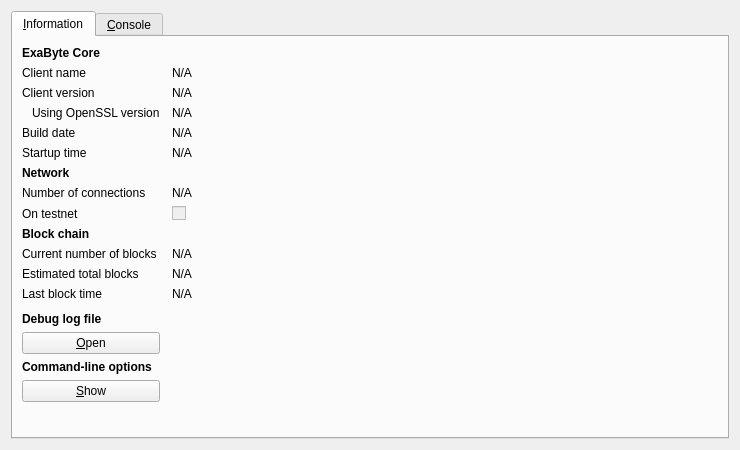
<?xml version="1.0" encoding="UTF-8"?>
<ui version="4.0">
 <class>RPCConsole</class>
 <widget class="QDialog" name="RPCConsole">
  <property name="geometry">
   <rect>
    <x>0</x>
    <y>0</y>
    <width>740</width>
    <height>450</height>
   </rect>
  </property>
  <property name="windowTitle">
   <string>ExaByte - Debug window</string>
  </property>
  <layout class="QVBoxLayout" name="verticalLayout_2">
   <item>
    <widget class="QTabWidget" name="tabWidget">
     <property name="currentIndex">
      <number>0</number>
     </property>
     <widget class="QWidget" name="tab_info">
      <attribute name="title">
       <string>&amp;Information</string>
      </attribute>
      <layout class="QGridLayout" name="gridLayout" columnstretch="0,1">
       <property name="horizontalSpacing">
        <number>12</number>
       </property>
       <item row="0" column="0">
        <widget class="QLabel" name="label_9">
         <property name="font">
          <font>
           <weight>75</weight>
           <bold>true</bold>
          </font>
         </property>
         <property name="text">
          <string>ExaByte Core</string>
         </property>
        </widget>
       </item>
       <item row="1" column="0">
        <widget class="QLabel" name="label_5">
         <property name="text">
          <string>Client name</string>
         </property>
        </widget>
       </item>
       <item row="1" column="1">
        <widget class="QLabel" name="clientName">
         <property name="cursor">
          <cursorShape>IBeamCursor</cursorShape>
         </property>
         <property name="text">
          <string>N/A</string>
         </property>
         <property name="textFormat">
          <enum>Qt::PlainText</enum>
         </property>
         <property name="textInteractionFlags">
          <set>Qt::LinksAccessibleByMouse|Qt::TextSelectableByKeyboard|Qt::TextSelectableByMouse</set>
         </property>
        </widget>
       </item>
       <item row="2" column="0">
        <widget class="QLabel" name="label_6">
         <property name="text">
          <string>Client version</string>
         </property>
        </widget>
       </item>
       <item row="2" column="1">
        <widget class="QLabel" name="clientVersion">
         <property name="cursor">
          <cursorShape>IBeamCursor</cursorShape>
         </property>
         <property name="text">
          <string>N/A</string>
         </property>
         <property name="textFormat">
          <enum>Qt::PlainText</enum>
         </property>
         <property name="textInteractionFlags">
          <set>Qt::LinksAccessibleByMouse|Qt::TextSelectableByKeyboard|Qt::TextSelectableByMouse</set>
         </property>
        </widget>
       </item>
       <item row="3" column="0">
        <widget class="QLabel" name="label_14">
         <property name="text">
          <string>Using OpenSSL version</string>
         </property>
         <property name="indent">
          <number>10</number>
         </property>
        </widget>
       </item>
       <item row="3" column="1">
        <widget class="QLabel" name="openSSLVersion">
         <property name="cursor">
          <cursorShape>IBeamCursor</cursorShape>
         </property>
         <property name="text">
          <string>N/A</string>
         </property>
         <property name="textFormat">
          <enum>Qt::PlainText</enum>
         </property>
         <property name="textInteractionFlags">
          <set>Qt::LinksAccessibleByMouse|Qt::TextSelectableByKeyboard|Qt::TextSelectableByMouse</set>
         </property>
        </widget>
       </item>
       <item row="4" column="0">
        <widget class="QLabel" name="label_12">
         <property name="text">
          <string>Build date</string>
         </property>
        </widget>
       </item>
       <item row="4" column="1">
        <widget class="QLabel" name="buildDate">
         <property name="cursor">
          <cursorShape>IBeamCursor</cursorShape>
         </property>
         <property name="text">
          <string>N/A</string>
         </property>
         <property name="textFormat">
          <enum>Qt::PlainText</enum>
         </property>
         <property name="textInteractionFlags">
          <set>Qt::LinksAccessibleByMouse|Qt::TextSelectableByKeyboard|Qt::TextSelectableByMouse</set>
         </property>
        </widget>
       </item>
       <item row="5" column="0">
        <widget class="QLabel" name="label_13">
         <property name="text">
          <string>Startup time</string>
         </property>
        </widget>
       </item>
       <item row="5" column="1">
        <widget class="QLabel" name="startupTime">
         <property name="cursor">
          <cursorShape>IBeamCursor</cursorShape>
         </property>
         <property name="text">
          <string>N/A</string>
         </property>
         <property name="textFormat">
          <enum>Qt::PlainText</enum>
         </property>
         <property name="textInteractionFlags">
          <set>Qt::LinksAccessibleByMouse|Qt::TextSelectableByKeyboard|Qt::TextSelectableByMouse</set>
         </property>
        </widget>
       </item>
       <item row="6" column="0">
        <widget class="QLabel" name="label_11">
         <property name="font">
          <font>
           <weight>75</weight>
           <bold>true</bold>
          </font>
         </property>
         <property name="text">
          <string>Network</string>
         </property>
        </widget>
       </item>
       <item row="7" column="0">
        <widget class="QLabel" name="label_7">
         <property name="text">
          <string>Number of connections</string>
         </property>
        </widget>
       </item>
       <item row="7" column="1">
        <widget class="QLabel" name="numberOfConnections">
         <property name="cursor">
          <cursorShape>IBeamCursor</cursorShape>
         </property>
         <property name="text">
          <string>N/A</string>
         </property>
         <property name="textFormat">
          <enum>Qt::PlainText</enum>
         </property>
         <property name="textInteractionFlags">
          <set>Qt::LinksAccessibleByMouse|Qt::TextSelectableByKeyboard|Qt::TextSelectableByMouse</set>
         </property>
        </widget>
       </item>
       <item row="8" column="0">
        <widget class="QLabel" name="label_8">
         <property name="text">
          <string>On testnet</string>
         </property>
        </widget>
       </item>
       <item row="8" column="1">
        <widget class="QCheckBox" name="isTestNet">
         <property name="enabled">
          <bool>false</bool>
         </property>
         <property name="text">
          <string/>
         </property>
        </widget>
       </item>
       <item row="9" column="0">
        <widget class="QLabel" name="label_10">
         <property name="font">
          <font>
           <weight>75</weight>
           <bold>true</bold>
          </font>
         </property>
         <property name="text">
          <string>Block chain</string>
         </property>
        </widget>
       </item>
       <item row="10" column="0">
        <widget class="QLabel" name="label_3">
         <property name="text">
          <string>Current number of blocks</string>
         </property>
        </widget>
       </item>
       <item row="10" column="1">
        <widget class="QLabel" name="numberOfBlocks">
         <property name="cursor">
          <cursorShape>IBeamCursor</cursorShape>
         </property>
         <property name="text">
          <string>N/A</string>
         </property>
         <property name="textFormat">
          <enum>Qt::PlainText</enum>
         </property>
         <property name="textInteractionFlags">
          <set>Qt::LinksAccessibleByMouse|Qt::TextSelectableByKeyboard|Qt::TextSelectableByMouse</set>
         </property>
        </widget>
       </item>
       <item row="11" column="0">
        <widget class="QLabel" name="label_4">
         <property name="text">
          <string>Estimated total blocks</string>
         </property>
        </widget>
       </item>
       <item row="11" column="1">
        <widget class="QLabel" name="totalBlocks">
         <property name="cursor">
          <cursorShape>IBeamCursor</cursorShape>
         </property>
         <property name="text">
          <string>N/A</string>
         </property>
         <property name="textFormat">
          <enum>Qt::PlainText</enum>
         </property>
         <property name="textInteractionFlags">
          <set>Qt::LinksAccessibleByMouse|Qt::TextSelectableByKeyboard|Qt::TextSelectableByMouse</set>
         </property>
        </widget>
       </item>
       <item row="12" column="0">
        <widget class="QLabel" name="label_2">
         <property name="text">
          <string>Last block time</string>
         </property>
        </widget>
       </item>
       <item row="12" column="1">
        <widget class="QLabel" name="lastBlockTime">
         <property name="cursor">
          <cursorShape>IBeamCursor</cursorShape>
         </property>
         <property name="text">
          <string>N/A</string>
         </property>
         <property name="textFormat">
          <enum>Qt::PlainText</enum>
         </property>
         <property name="textInteractionFlags">
          <set>Qt::LinksAccessibleByMouse|Qt::TextSelectableByKeyboard|Qt::TextSelectableByMouse</set>
         </property>
        </widget>
       </item>
       <item row="13" column="0">
        <spacer name="verticalSpacer_2">
         <property name="orientation">
          <enum>Qt::Vertical</enum>
         </property>
         <property name="sizeHint" stdset="0">
          <size>
           <width>20</width>
           <height>20</height>
          </size>
         </property>
        </spacer>
       </item>
       <item row="14" column="0">
        <widget class="QLabel" name="labelDebugLogfile">
         <property name="font">
          <font>
           <weight>75</weight>
           <bold>true</bold>
          </font>
         </property>
         <property name="text">
          <string>Debug log file</string>
         </property>
        </widget>
       </item>
       <item row="15" column="0">
        <widget class="QPushButton" name="openDebugLogfileButton">
         <property name="toolTip">
          <string>Open the ExaByte debug log file from the current data directory. This can take a few seconds for large log files.</string>
         </property>
         <property name="text">
          <string>&amp;Open</string>
         </property>
         <property name="autoDefault">
          <bool>false</bool>
         </property>
        </widget>
       </item>
       <item row="16" column="0">
        <widget class="QLabel" name="labelCLOptions">
         <property name="font">
          <font>
           <weight>75</weight>
           <bold>true</bold>
          </font>
         </property>
         <property name="text">
          <string>Command-line options</string>
         </property>
        </widget>
       </item>
       <item row="17" column="0">
        <widget class="QPushButton" name="showCLOptionsButton">
         <property name="toolTip">
          <string>Show the ExaByte-Qt help message to get a list with possible ExaByte command-line options.</string>
         </property>
         <property name="text">
          <string>&amp;Show</string>
         </property>
         <property name="autoDefault">
          <bool>false</bool>
         </property>
        </widget>
       </item>
       <item row="18" column="0">
        <spacer name="verticalSpacer">
         <property name="orientation">
          <enum>Qt::Vertical</enum>
         </property>
         <property name="sizeHint" stdset="0">
          <size>
           <width>20</width>
           <height>40</height>
          </size>
         </property>
        </spacer>
       </item>
      </layout>
     </widget>
     <widget class="QWidget" name="tab_console">
      <attribute name="title">
       <string>&amp;Console</string>
      </attribute>
      <layout class="QVBoxLayout" name="verticalLayout_3">
       <property name="spacing">
        <number>3</number>
       </property>
       <item>
        <widget class="QTextEdit" name="messagesWidget">
         <property name="minimumSize">
          <size>
           <width>0</width>
           <height>100</height>
          </size>
         </property>
         <property name="readOnly">
          <bool>true</bool>
         </property>
         <property name="tabKeyNavigation" stdset="0">
          <bool>false</bool>
         </property>
         <property name="columnCount" stdset="0">
          <number>2</number>
         </property>
        </widget>
       </item>
       <item>
        <layout class="QHBoxLayout" name="horizontalLayout">
         <property name="spacing">
          <number>3</number>
         </property>
         <item>
          <widget class="QLabel" name="label">
           <property name="text">
            <string notr="true">&gt;</string>
           </property>
          </widget>
         </item>
         <item>
          <widget class="QLineEdit" name="lineEdit"/>
         </item>
         <item>
          <widget class="QPushButton" name="clearButton">
           <property name="maximumSize">
            <size>
             <width>24</width>
             <height>24</height>
            </size>
           </property>
           <property name="toolTip">
            <string>Clear console</string>
           </property>
           <property name="text">
            <string/>
           </property>
           <property name="icon">
            <iconset resource="../bitcoin.qrc">
             <normaloff>:/icons/remove</normaloff>:/icons/remove</iconset>
           </property>
           <property name="shortcut">
            <string notr="true">Ctrl+L</string>
           </property>
           <property name="autoDefault">
            <bool>false</bool>
           </property>
          </widget>
         </item>
        </layout>
       </item>
      </layout>
     </widget>
    </widget>
   </item>
  </layout>
 </widget>
 <resources>
  <include location="../bitcoin.qrc"/>
 </resources>
 <connections/>
</ui>
